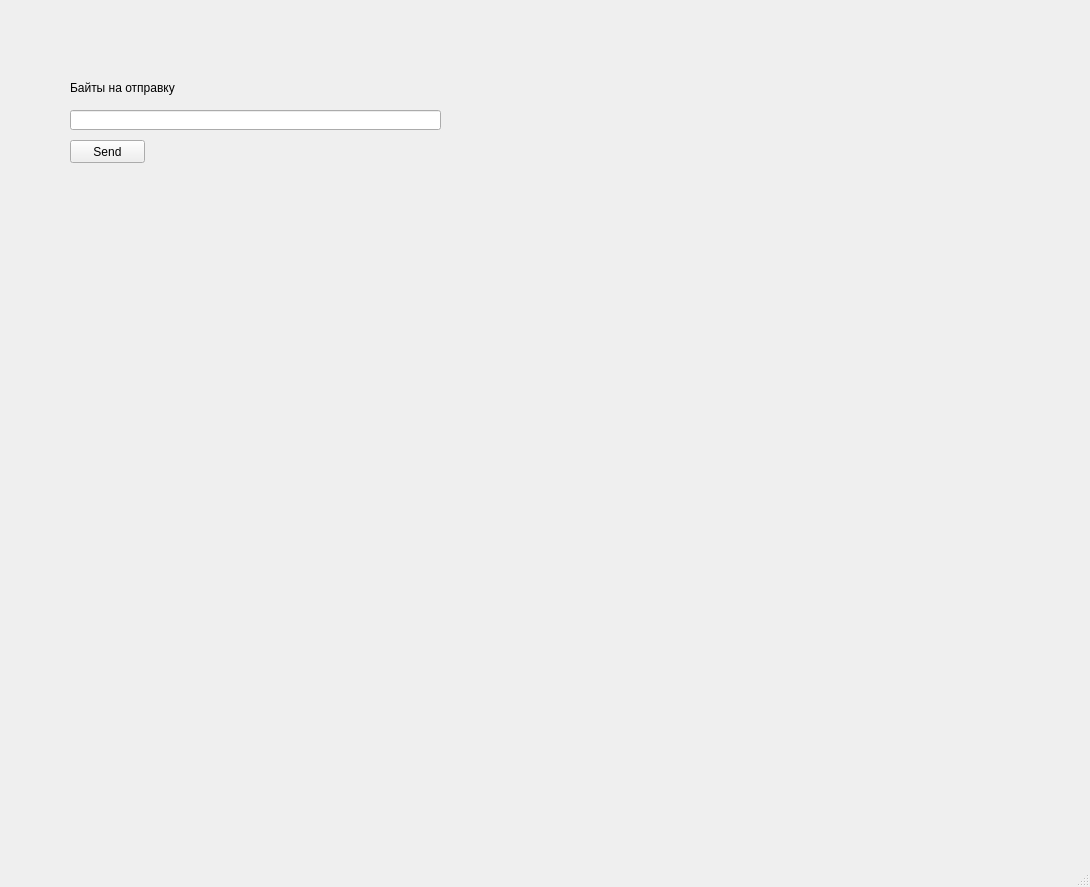
<?xml version="1.0" encoding="UTF-8"?>
<ui version="4.0">
 <class>MainWindow</class>
 <widget class="QMainWindow" name="MainWindow">
  <property name="geometry">
   <rect>
    <x>0</x>
    <y>0</y>
    <width>1090</width>
    <height>887</height>
   </rect>
  </property>
  <property name="windowTitle">
   <string>MainWindow</string>
  </property>
  <widget class="QWidget" name="centralwidget">
   <widget class="QPushButton" name="pushButton">
    <property name="geometry">
     <rect>
      <x>70</x>
      <y>140</y>
      <width>75</width>
      <height>23</height>
     </rect>
    </property>
    <property name="sizePolicy">
     <sizepolicy hsizetype="Minimum" vsizetype="Fixed">
      <horstretch>0</horstretch>
      <verstretch>0</verstretch>
     </sizepolicy>
    </property>
    <property name="text">
     <string>Send</string>
    </property>
   </widget>
   <widget class="QLineEdit" name="lineEdit">
    <property name="geometry">
     <rect>
      <x>70</x>
      <y>110</y>
      <width>371</width>
      <height>20</height>
     </rect>
    </property>
    <property name="text">
     <string/>
    </property>
   </widget>
   <widget class="QLabel" name="label">
    <property name="geometry">
     <rect>
      <x>70</x>
      <y>80</y>
      <width>371</width>
      <height>16</height>
     </rect>
    </property>
    <property name="text">
     <string>Байты на отправку</string>
    </property>
   </widget>
  </widget>
  <widget class="QMenuBar" name="menubar">
   <property name="geometry">
    <rect>
     <x>0</x>
     <y>0</y>
     <width>1090</width>
     <height>21</height>
    </rect>
   </property>
  </widget>
  <widget class="QStatusBar" name="statusbar"/>
 </widget>
 <resources/>
 <connections/>
</ui>
